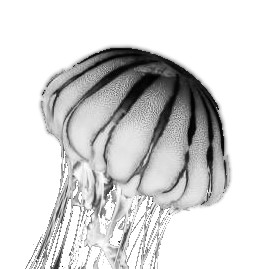
#> input picture jellyfish_black.jpg, 269 x 269 px
$ python -i mygui.py   (imports and definitions only)
#> lines starting #> are read from the running program, lines starting #| are printed output that depends on the picture
# Import my Libraries and whatnot
from tkinter import *
import tkinter as tk  # This library allows for the development of a GUI
from stringart import StringArtGenerator  # This is the string art generator from previous students
import os # Allows for the interaction with the computer os (I think)
from tkinter import filedialog # For Upload function
from PIL import ImageTk, Image, ImageOps, ImageFilter, ImageEnhance # For Upload function
from tkinter import messagebox
from datetime import datetime
import csv
import matplotlib.pyplot as plt # This allows us to graph
import numpy as np
import math
import copy

image_list = {}

# Trying to do this with OOP
class OptimizationGUI:
    def __init__(self):
        ########################################## - Initial Set up
        self.root = tk.Tk()
        self.root.title("String Art Optimization")
        self.root.geometry('1000x800')
        ########################################## - Title
        self.label = tk.Label(self.root, text="String Art Optimization", font=('Arial', 18))
        self.label.pack(padx=10, pady=0)
        ########################################## - Shape
        self.sublabel1 = tk.Label(self.root, text="Canvas Shape", font=('Arial', 14))
        self.sublabel1.pack(padx=10, pady=10, anchor="nw")

        self.check1_state = tk.IntVar()
        self.check2_state = tk.IntVar()

        self.check1 = tk.Checkbutton(self.root, text = "Circle", font=('Arial', 10), variable=self.check1_state, command=self.check_buttons)
        self.check1.pack(padx=10, anchor="nw")

        self.check2 = tk.Checkbutton(self.root, text = "Rectangle", font=('Arial', 10), variable=self.check2_state, command=self.check_buttons)
        self.check2.pack(padx=10, anchor="nw")
        ########################################## - Number of Nails
        self.sublabel2 = tk.Label(self.root, text="Number of Nails", font=('Arial', 14))
        self.sublabel2.pack(padx=10, pady=10, anchor="nw")

        self.nail_frame = tk.Frame(self.root)
        self.nail_frame.pack(padx=10, pady=10, anchor="nw")

        self.subsublabel1 = tk.Label(self.nail_frame, text="Minimum:", font=('Arial', 10))
        self.subsublabel1.pack(side=tk.LEFT)

        self.entry1 = tk.Entry(self.nail_frame)
        self.entry1.pack(padx=15, side=tk.LEFT)

        self.subsublabel2 = tk.Label(self.nail_frame, text="Maximum:", font=('Arial', 10))
        self.subsublabel2.pack(side=tk.LEFT)

        self.entry2 = tk.Entry(self.nail_frame)
        self.entry2.pack(padx=15, side=tk.LEFT)
        ########################################## - Line Weight
        self.sublabel3 = tk.Label(self.root, text="Line Weight", font=('Arial', 14))
        self.sublabel3.pack(padx=10, pady=10, anchor="nw")

        self.entry3 = tk.Entry(self.root)
        self.entry3.pack(padx=10, anchor="nw")
        ########################################## - Number of Lines
        self.sublabel4 = tk.Label(self.root, text="Number of Lines", font=('Arial', 14))
        self.sublabel4.pack(padx=10, pady=10, anchor="nw")

        self.line_frame = tk.Frame(self.root)
        self.line_frame.pack(padx=10, pady=10, anchor="nw")

        self.subsublabel3 = tk.Label(self.line_frame, text="Minimum:", font=('Arial', 10))
        self.subsublabel3.pack(side=tk.LEFT)

        self.entry4 = tk.Entry(self.line_frame)
        self.entry4.pack(padx=15, side=tk.LEFT)

        self.subsublabel4 = tk.Label(self.line_frame, text="Maximum:", font=('Arial', 10))
        self.subsublabel4.pack(side=tk.LEFT)

        self.entry5 = tk.Entry(self.line_frame)
        self.entry5.pack(padx=15, side=tk.LEFT)
        ########################################## - Upload
        self.sublabel5 = tk.Label(self.root, text="Upload your Image", font=('Arial', 14))
        self.sublabel5.pack(padx=10, pady=10, anchor="nw")

        self.button1 = tk.Button(self.root, text="Upload", font=('Arial', 10), command= self.Upload)
        self.button1.pack(padx=10, pady=0, anchor="nw")
        ########################################## - Shows Image path
        self.path_label = tk.Label(self.root, text = '  ')
        self.path_label.pack()
        img_path_value = self.path_label.cget("text")
        ########################################## - Showing the uploaded image
        self.imageLabel1 = tk.Label(self.root)
        self.imageLabel1.pack(padx=10,pady=10)
        ########################################## - Start generating the stringart
        self.generate_btn = Button(self.root, text = "Optimize my Picture", font= ('Arial', 30), command=self.Generate)
        self.generate_btn.pack(side=tk.TOP)
        ########################################## - Display my Images

        self.root.mainloop()

# If I want to add more buttons, I need to define their functions here.
    # [35 lines left out: functions check_buttons, Upload, not called in this run]

    def load_image(self, path):
#> called with path = 'jellyfish_black.jpg'
        img = Image.open(path)
#> img is the input picture: PIL image 269x269 RGB; min 0, max 255, mean 214.5
        # Resize the image
        orig_width, orig_height = img.size
#> orig_width = 269; orig_height = 269
        scale_factor = max(orig_height, orig_width) / 200
#> scale_factor = 1.34
        resized_img = img.resize((int(orig_width/scale_factor), int(orig_height/scale_factor)))
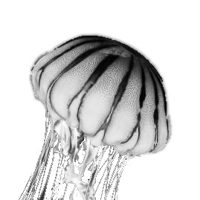
#> resized_img: PIL image 200x200 RGB; min 0, max 255, mean 214.5
        white_img = Image.new('RGB', (200, 200), (255, 255, 255))
#> white_img: PIL image 200x200 RGB; every value is 255
        resized_width, resized_height = resized_img.size
#> resized_width = 200; resized_height = 200
        paste_x = int((200 - resized_width) / 2)
#> paste_x = 0
        paste_y = int((200 - resized_height) / 2)
#> paste_y = 0
        white_img.paste(resized_img, (paste_x, paste_y))

        # Make the image grayscale
        gray_img = white_img.convert('L')

        # Set my gray image
        self.image = gray_img

        # Invert the colors and enhance the image
        self.image = ImageOps.invert(self.image)
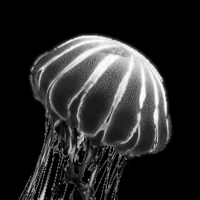
#> self.image: PIL image 200x200 L; min 0, max 255, mean 40.5
        self.image = self.image.filter(ImageFilter.EDGE_ENHANCE_MORE)
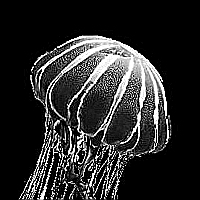
#> self.image: PIL image 200x200 L; min 0, max 255, mean 43.4
        self.image = ImageEnhance.Contrast(self.image).enhance(1)
        self.data = np.array(self.image)  # *IMPORTANT* I have gotten rid of the transformation that the person before me did. This may affect results in the future

    def set_nails(self, nails):
        self.nails = nails

    # [34 lines left out: functions set_nodes_circle, set_nodes_rectangle, not called in this run]

    def get_radius(self): # This is used for setting the nodes in a circle
        return 0.5*np.amax(np.shape(self.data))

    def get_perimeter(self): # This is used for setting the nodes in a rectangle
        return 2.0*np.sum(np.shape(self.data))

    def set_lines(self, lines):
        self.lines = lines

    def set_weight(self,weight):
        self.weight = weight

    def set_seed(self, seed):
        self.seed = seed

    # [256 lines left out: functions set_pattern, calculate_paths, bresenham_path, choose_darkest_path, Generate, not called in this run]


# This is where code starts and refrences back to my class
# [1 line not run here, left out]

>>> result = OptimizationGUI().load_image('jellyfish_black.jpg')

$ run again, on jellyfish_white.jpg
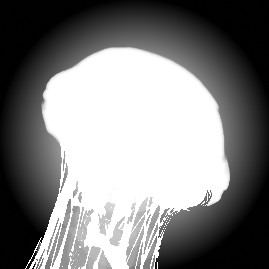
#> input picture jellyfish_white.jpg, 269 x 269 px
#> in load_image, img is the input picture: PIL image 269x269 RGB; mean R, G, B 128.8, 128.8, 128.8
#> in load_image, `resized_img = img.resize((int(orig_width/scale_factor), int(orig_heigh..`:
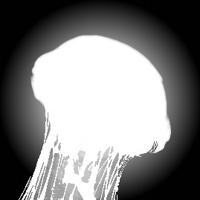
#> resized_img: PIL image 200x200 RGB; mean R, G, B 128.8, 128.8, 128.8
#> white_img: PIL image 200x200 RGB; every value is 255
#> in load_image, `self.image = self.image.filter(ImageFilter.EDGE_ENHANCE_MORE)`:
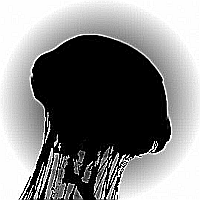
#> self.image: PIL image 200x200 L; min 0, max 255, mean 131.4
